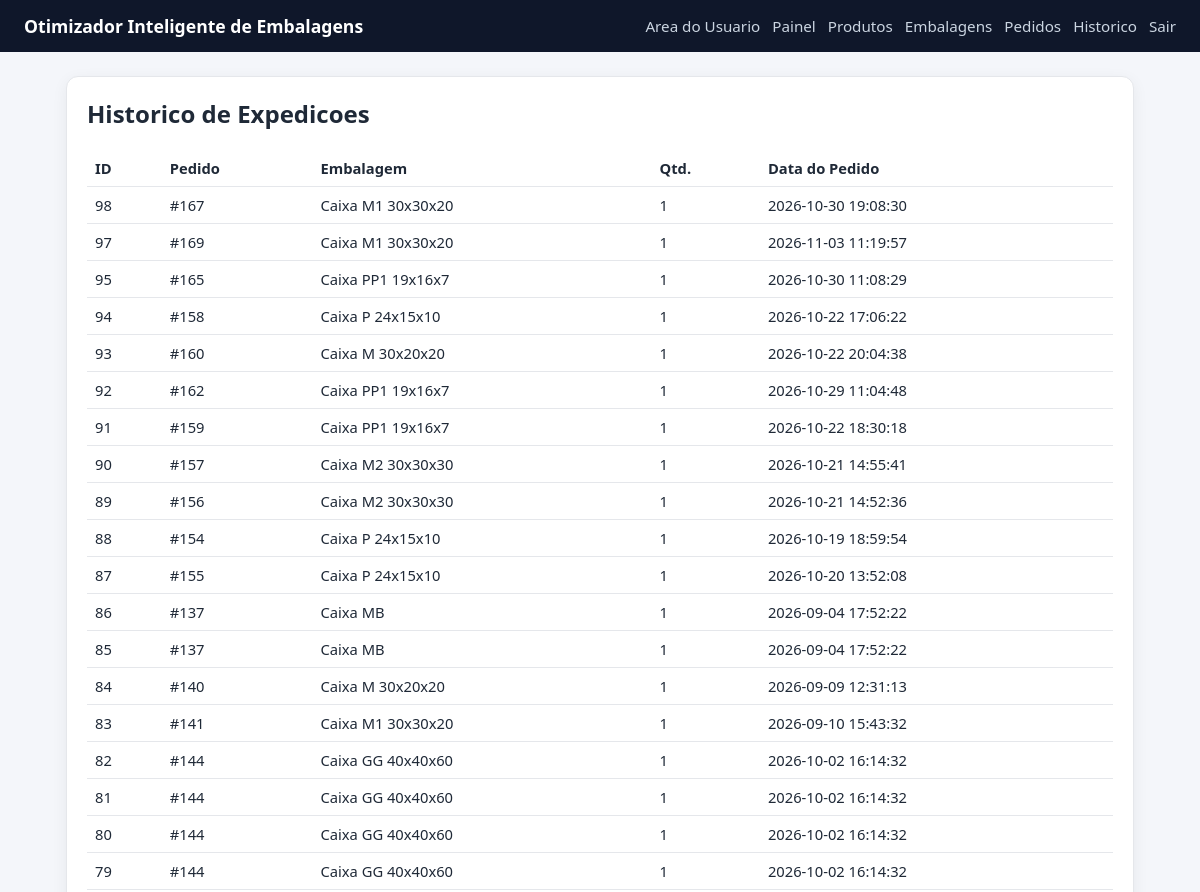
Before: /history (signed in, upper part) with the older database file.
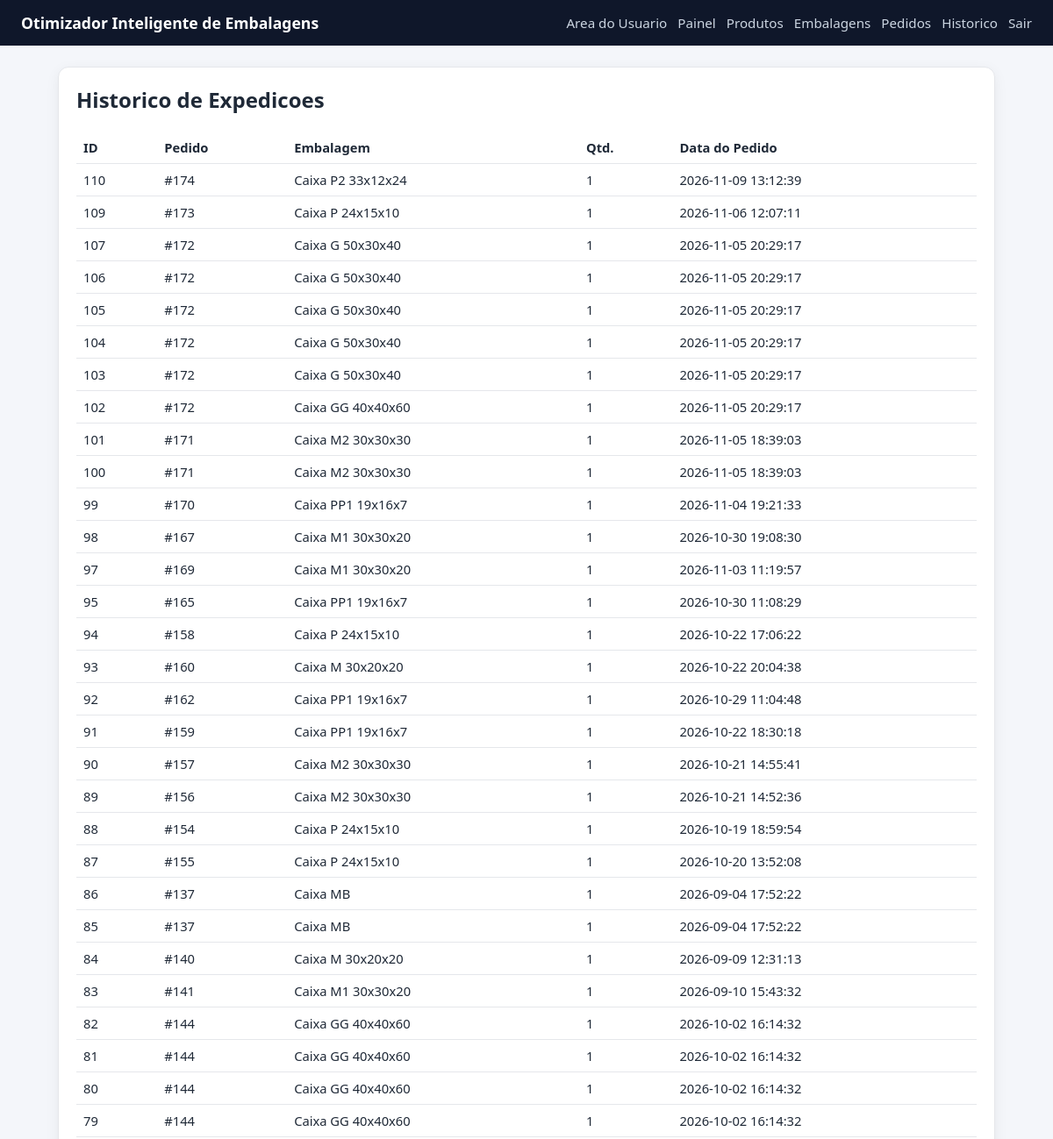
After: the same page with the newer database file.
### tables this page shows
CREATE TABLE shipment_history (
                id INTEGER PRIMARY KEY AUTOINCREMENT,
                order_id INTEGER NOT NULL,
                box_id INTEGER NOT NULL, quantity INTEGER NOT NULL DEFAULT 1, assignments_json TEXT,
                FOREIGN KEY(order_id) REFERENCES orders(id),
                FOREIGN KEY(box_id) REFERENCES boxes(id)
            );

CREATE TABLE boxes (
                id INTEGER PRIMARY KEY AUTOINCREMENT,
                name TEXT NOT NULL UNIQUE,
                length_cm REAL NOT NULL,
                width_cm REAL NOT NULL,
                height_cm REAL NOT NULL,
                max_weight REAL NOT NULL
            , is_active INTEGER NOT NULL DEFAULT 1, max_capacity_weight REAL);

CREATE TABLE orders (
                id INTEGER PRIMARY KEY AUTOINCREMENT,
                created_at TEXT NOT NULL DEFAULT CURRENT_TIMESTAMP
            );

### app_volum.py (the view)
@app.route("/history", methods=["GET"])
@admin_required
def history():
    rows = list_shipment_history(DB_PATH)
    return render_template("history.html", history=rows)

### app_volum.py (called while the page is built)
def admin_required(view_func):
    @wraps(view_func)
    def _wrapped(*args, **kwargs):
        if not session.get("is_admin"):
            next_url = request.path
            return redirect(url_for("admin_login", next=next_url))
        return view_func(*args, **kwargs)
    return _wrapped

### database.py (called while the page is built)
def get_connection(db_path):
    conn = sqlite3.connect(db_path)
    conn.row_factory = sqlite3.Row
    return conn

def list_shipment_history(db_path):
    with closing(get_connection(db_path)) as conn:
        rows = conn.execute(
            """
            SELECT
                sh.id,
                sh.order_id,
                sh.box_id,
                sh.quantity,
                o.created_at,
                b.name AS box_name
            FROM shipment_history sh
            JOIN orders o ON o.id = sh.order_id
            JOIN boxes b ON b.id = sh.box_id
            ORDER BY sh.id DESC
            """
        ).fetchall()
    return rows

### templates/history.html
{% extends 'base.html' %}
{% block content %}
<section class="card">
    <h2>Historico de Expedicoes</h2>
    <table>
        <thead>
            <tr><th>ID</th><th>Pedido</th><th>Embalagem</th><th>Qtd.</th><th>Data do Pedido</th></tr>
        </thead>
        <tbody>
        {% for row in history %}
            <tr>
                <td>{{ row['id'] }}</td>
                <td>#{{ row['order_id'] }}</td>
                <td>{{ row['box_name'] }}</td>
                <td>{{ row['quantity'] }}</td>
                <td>{{ row['created_at'] }}</td>
            </tr>
        {% else %}
            <tr><td colspan="5">Ainda nao ha historico de expedicoes.</td></tr>
        {% endfor %}
        </tbody>
    </table>
</section>
{% endblock %}

Changed rows visible on the page:
added shipment_history: id "110", order_id "174", box_name "Caixa P2 33x12x24", quantity "1", created_at "2026-11-09 13:12:39"
added shipment_history: id "109", order_id "173", box_name "Caixa P 24x15x10", quantity "1", created_at "2026-11-06 12:07:11"
added shipment_history: id "107", order_id "172", box_name "Caixa G 50x30x40", quantity "1", created_at "2026-11-05 20:29:17"
added shipment_history: id "106", order_id "172", box_name "Caixa G 50x30x40", quantity "1", created_at "2026-11-05 20:29:17"
added shipment_history: id "105", order_id "172", box_name "Caixa G 50x30x40", quantity "1", created_at "2026-11-05 20:29:17"
added shipment_history: id "104", order_id "172", box_name "Caixa G 50x30x40", quantity "1", created_at "2026-11-05 20:29:17"
added shipment_history: id "103", order_id "172", box_name "Caixa G 50x30x40", quantity "1", created_at "2026-11-05 20:29:17"
added shipment_history: id "102", order_id "172", box_name "Caixa GG 40x40x60", quantity "1", created_at "2026-11-05 20:29:17"
added shipment_history: id "101", order_id "171", box_name "Caixa M2 30x30x30", quantity "1", created_at "2026-11-05 18:39:03"
added shipment_history: id "100", order_id "171", box_name "Caixa M2 30x30x30", quantity "1", created_at "2026-11-05 18:39:03"
added shipment_history: id "99", order_id "170", box_name "Caixa PP1 19x16x7", quantity "1", created_at "2026-11-04 19:21:33"
